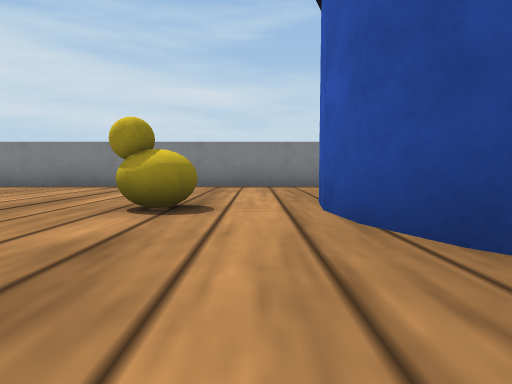
View 1 (above)

22 first-person views from a walk through a Webots world. The camera is 0.04 m above the floor, tilts 4° down and sees 75° across. The floor is counted in squares, 0.1 m on a side. Each view is taken from the middle of a square. On the plan, view 1 faces up. The plan holds only what a view shows up to about 9 squares ahead; the rest is blank. Robots are left out. Webots' stock objects and surfaces are drawn as simple stand-ins.

View 2
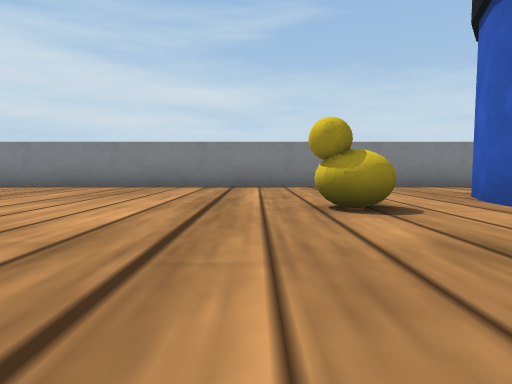

View 3
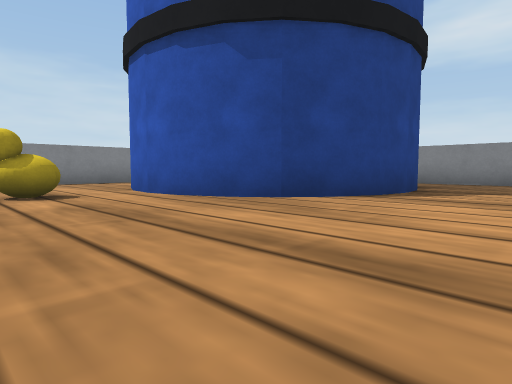

View 4
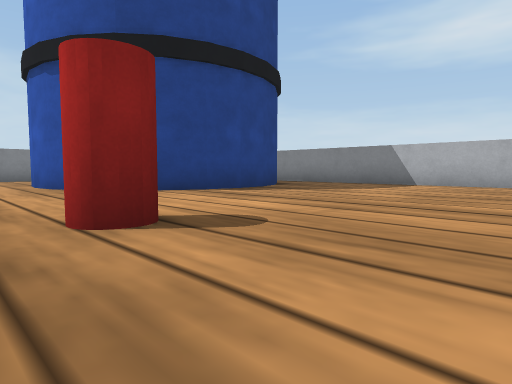

View 5
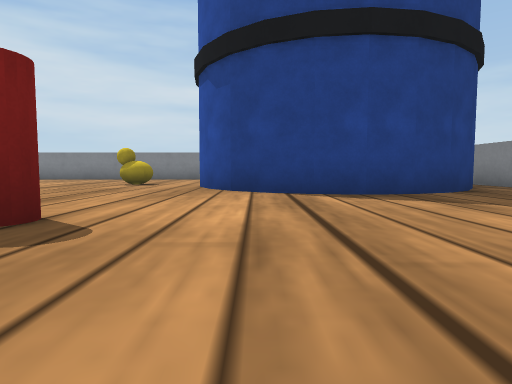

View 6
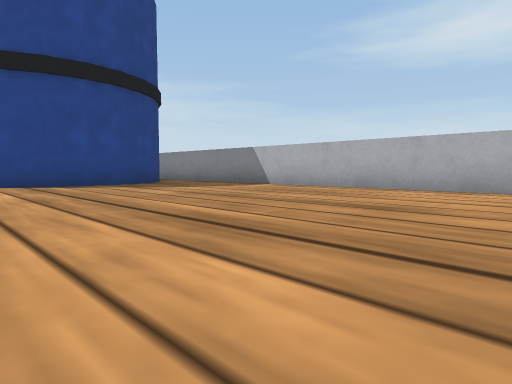

View 7
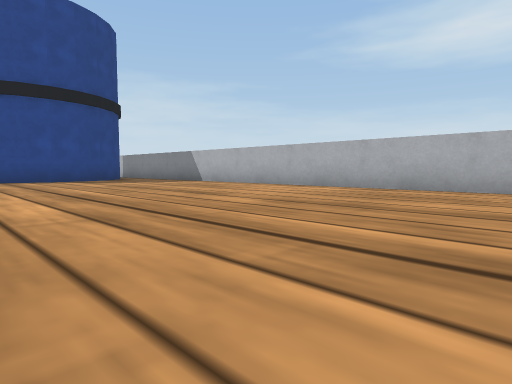

View 8
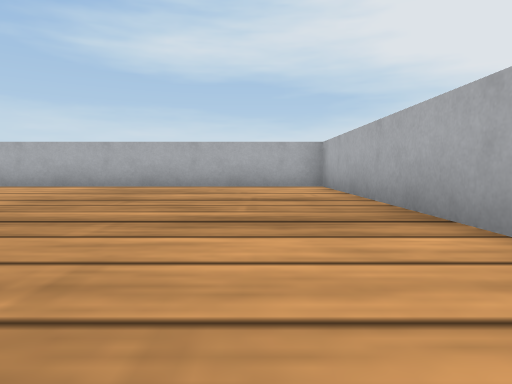

View 9
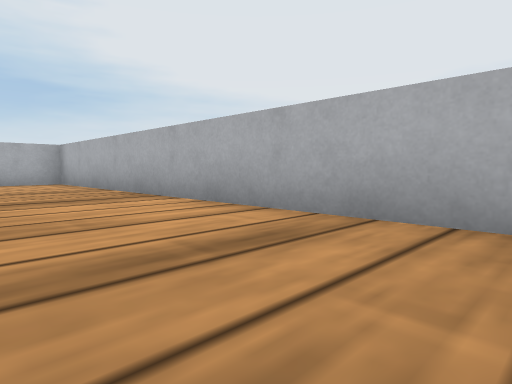

View 10
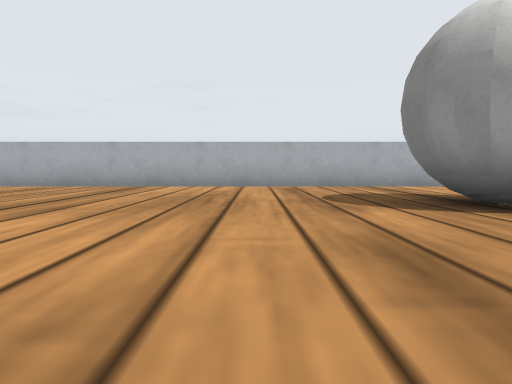

View 11
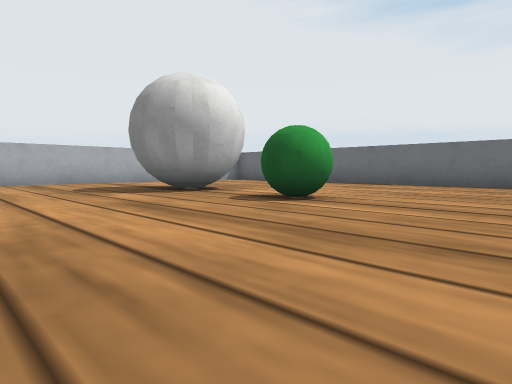

View 12
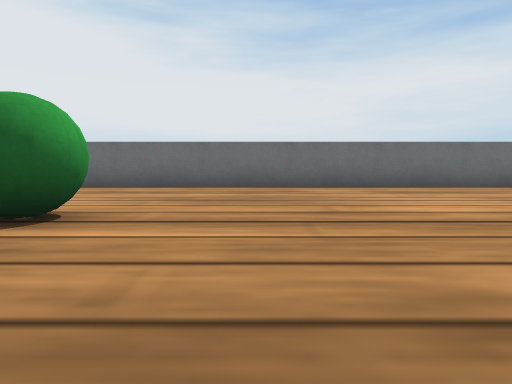

View 13
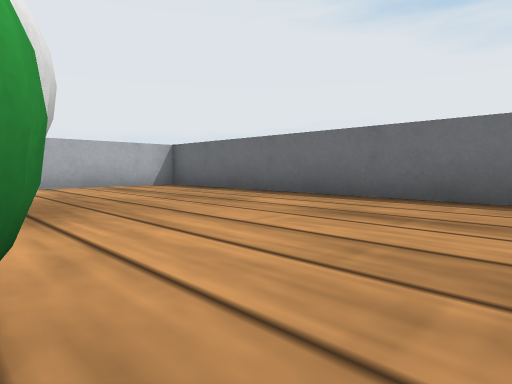

View 14
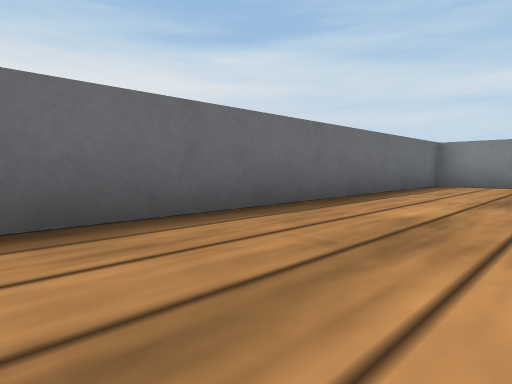

View 15
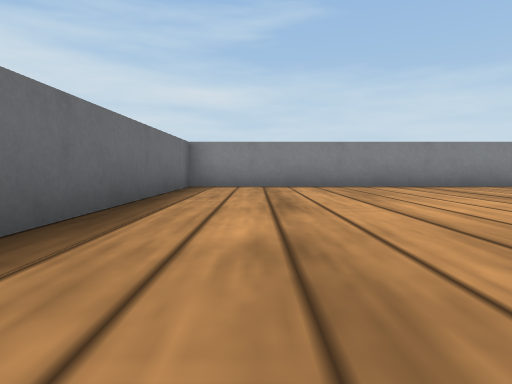

View 16
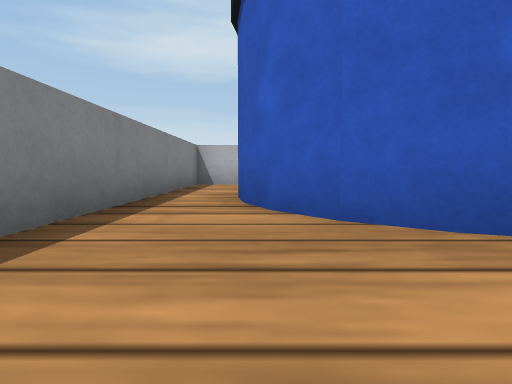

View 17
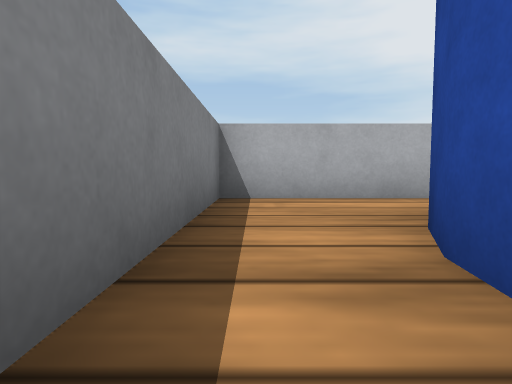

View 18
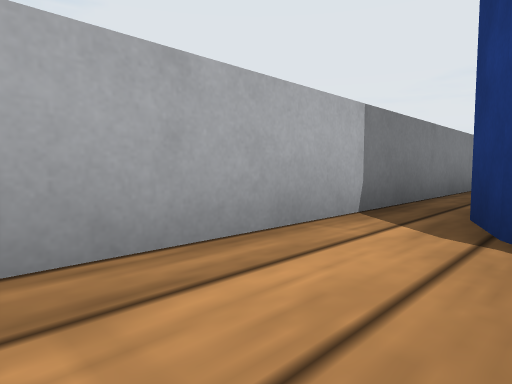

View 19
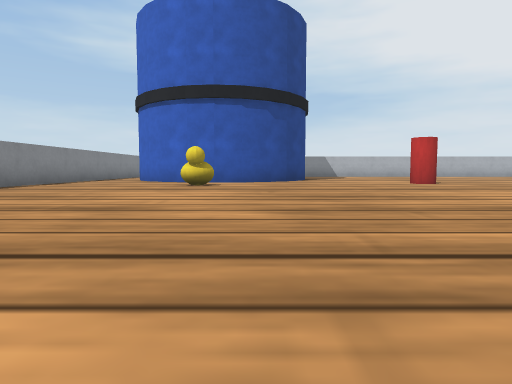

View 20
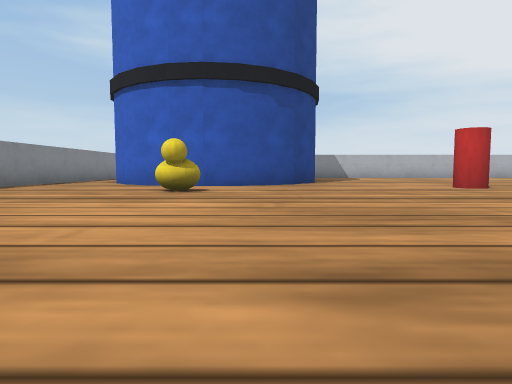

View 21
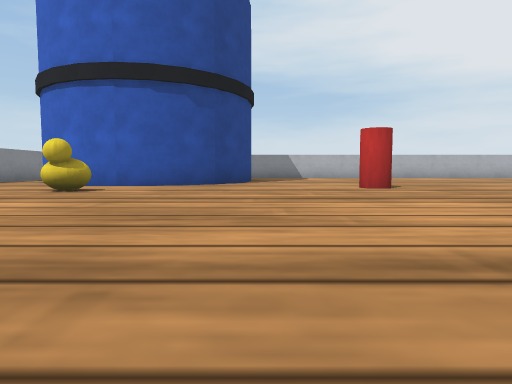

View 22
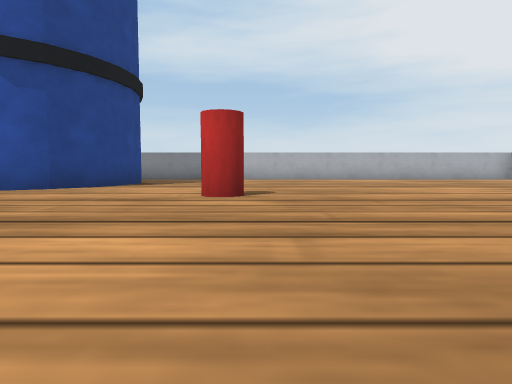

### Floor plan
Key: @ floor where view 1 was taken; # wall or solid block; . floor; R rubber duck; B barrel; C drink can; A ball; P apple.
Columns run from 13 left of view 1 to 8 right of it. Each row starts with its distance up from view 1.
  8 ######################
  7 #....................#
  6 #..............BBBB..#
  5 #.............BB   B.#
  4 #...........R.B    B.#
  3 #...........R.B      #
  2 #.............B    B.#
  1 #... ..........BB BB.#
  0 #...  .......@..BB...#
 -1 #....................#
 -2 #............C.......#
 -3 #............C.......#
 -4 #....................#
 -5 #....................#
 -6 #....PP..............#
 -7 #..........  ........#
 -8 #....AA.....  .......#
 -9 #...AAA.....  .......#
-10 #.... ...............#
-11 #....................#
-12 #....................#
-13 ######################

Positions as (right, up) in squares from view 1, and headings:
1: (0, 0), facing up
2: (-2, 0), facing up
3: (-2, -2), facing up-right
4: (-1, -5), facing up-right
5: (2, -5), facing up
6: (1, -8), facing up-right
7: (1, -11), facing up-right
8: (0, -11), facing right
9: (-2, -10), facing down-right
10: (-5, -5), facing down
11: (-4, -3), facing down-left
12: (-5, -4), facing left
13: (-8, -5), facing down-left
14: (-10, -1), facing up-left
15: (-11, 0), facing up
16: (-1, 6), facing right
17: (3, 7), facing right
18: (6, 7), facing down-right
19: (-9, 2), facing right
20: (-7, 2), facing right
21: (-7, 0), facing right
22: (-5, -3), facing right
